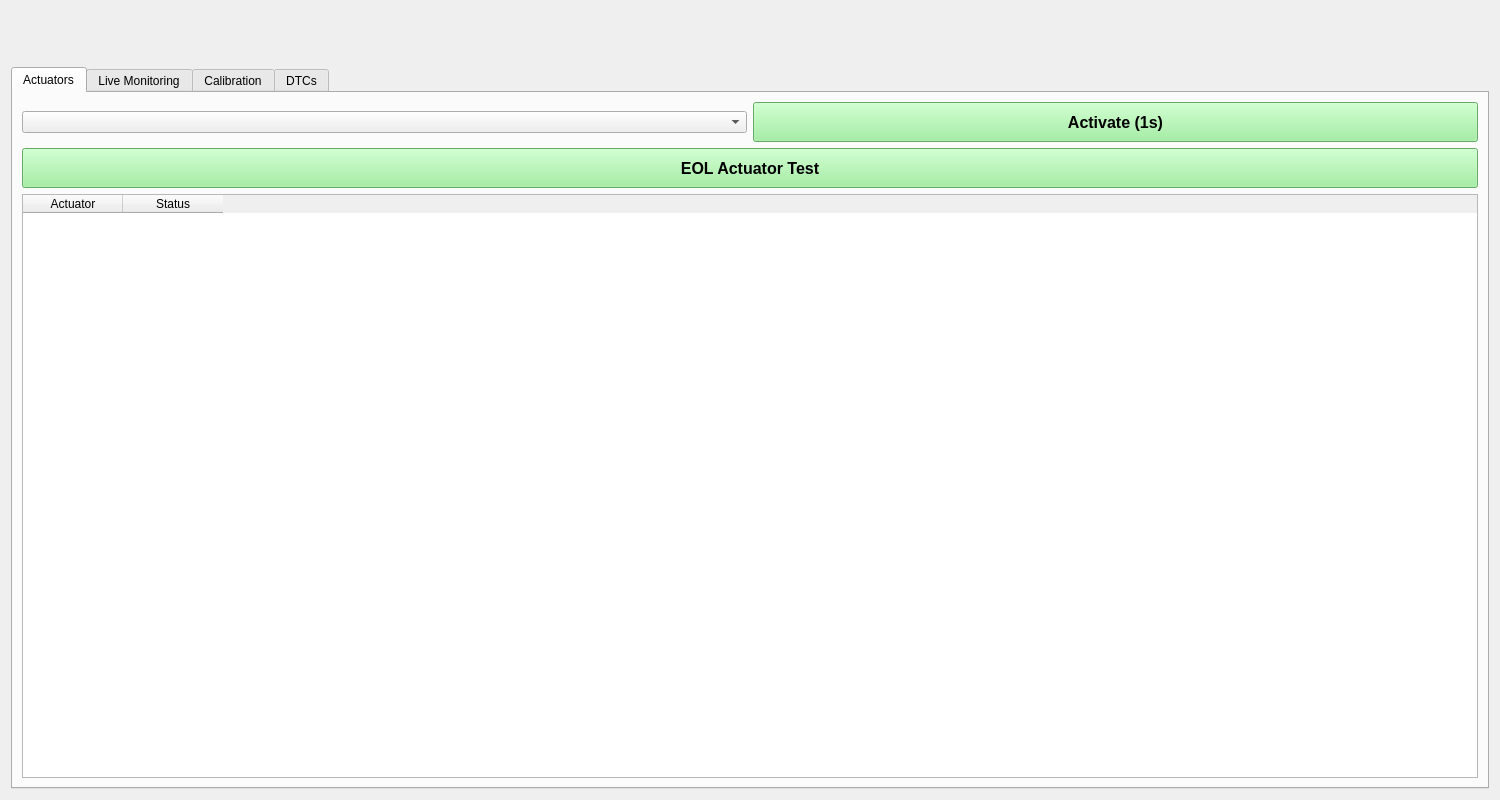
<?xml version="1.0" encoding="UTF-8"?>
<ui version="4.0">
 <class>DiagnosticGUI</class>
 <widget class="QWidget" name="DiagnosticGUI">
  <property name="windowTitle">
   <string>HES - ESC Diagnostic Tester</string>
  </property>
  <property name="geometry">
   <rect><x>0</x><y>0</y><width>1500</width><height>800</height></rect>
  </property>
  <layout class="QVBoxLayout" name="mainLayout">
   <item>
    <layout class="QHBoxLayout" name="headerLayout">
     <item>
      <spacer name="horizontalSpacer">
       <property name="orientation"><enum>Qt::Horizontal</enum></property>
      </spacer>
     </item>
     <item>
      <widget class="QLabel" name="logo_label">
       <property name="pixmap"><pixmap>../assets/logo.png</pixmap></property>
       <property name="scaledContents"><bool>true</bool></property>
       <property name="minimumSize"><size><width>80</width><height>50</height></size></property>
       <property name="maximumSize"><size><width>80</width><height>50</height></size></property>
       <property name="alignment"><set>Qt::AlignRight|Qt::AlignVCenter</set></property>
      </widget>
     </item>
    </layout>
   </item>
   <item>
    <widget class="QTabWidget" name="tabs">

     <!-- Actuators tab -->
     <widget class="QWidget" name="tab_actuators">
      <attribute name="title"><string>Actuators</string></attribute>
      <layout class="QVBoxLayout" name="layout_tab_actuators">
       <item>
        <layout class="QHBoxLayout" name="layout_dropdown_button">
         <item>
          <widget class="QComboBox" name="actuator_select"/>
         </item>
         <item>
          <widget class="QPushButton" name="btn_activate">
           <property name="text"><string>Activate (1s)</string></property>
           <property name="minimumSize"><size><width>120</width><height>40</height></size></property>
           <property name="font"><font><pointsize>12</pointsize><bold>true</bold></font></property>
           <property name="styleSheet"><string>background-color: lightgreen;</string></property>
          </widget>
         </item>
        </layout>
       </item>
       <item>
        <widget class="QPushButton" name="btn_run_all">
         <property name="text"><string>EOL Actuator Test</string></property>
         <property name="minimumSize"><size><width>120</width><height>40</height></size></property>
         <property name="font"><font><pointsize>12</pointsize><bold>true</bold></font></property>
         <property name="styleSheet"><string>background-color: lightgreen;</string></property>
        </widget>
       </item>
       <item>
        <widget class="QTableWidget" name="actuator_table">
         <property name="columnCount"><number>2</number></property>
         <column><property name="text"><string>Actuator</string></property></column>
         <column><property name="text"><string>Status</string></property></column>
        </widget>
       </item>
      </layout>
     </widget>

     <!-- Monitoring tab -->
     <widget class="QWidget" name="tab_monitoring">
      <attribute name="title"><string>Live Monitoring</string></attribute>
      <layout class="QVBoxLayout" name="layout_tab_monitoring">
       <item>
        <layout class="QHBoxLayout" name="layout_monitor_split">
         <item>
          <layout class="QVBoxLayout" name="graph_layout"/>
         </item>
         <item>
          <widget class="QScrollArea" name="scroll_signals">
           <property name="widgetResizable"><bool>true</bool></property>
           <widget class="QWidget" name="scrollAreaWidgetContents">
            <layout class="QGridLayout" name="grid_signals">
             <property name="horizontalSpacing"><number>40</number></property>
             <property name="verticalSpacing"><number>10</number></property>
            </layout>
           </widget>
          </widget>
         </item>
        </layout>
       </item>
       <item>
        <layout class="QHBoxLayout" name="layout_monitor_buttons">
         <item>
          <widget class="QPushButton" name="btn_start_monitoring">
           <property name="text"><string>Start Monitoring</string></property>
           <property name="minimumSize"><size><width>120</width><height>40</height></size></property>
           <property name="font"><font><pointsize>12</pointsize><bold>true</bold></font></property>
           <property name="styleSheet"><string>background-color: lightgreen;</string></property>
          </widget>
         </item>
         <item>
          <widget class="QPushButton" name="btn_stop_monitoring">
           <property name="text"><string>Stop Monitoring</string></property>
           <property name="minimumSize"><size><width>120</width><height>40</height></size></property>
           <property name="font"><font><pointsize>12</pointsize><bold>true</bold></font></property>
           <property name="styleSheet"><string>background-color: lightcoral;</string></property>
          </widget>
         </item>
        </layout>
       </item>
      </layout>
     </widget>

         <!-- Calibration tab -->
<widget class="QWidget" name="tab_calibration">
 <attribute name="title"><string>Calibration</string></attribute>
 <layout class="QVBoxLayout" name="layout_tab_calibration">
  <item>
   <layout class="QHBoxLayout" name="layout_cal_buttons">
    <item>
     <widget class="QPushButton" name="btn_start_sas_cal">
      <property name="text"><string>Start SAS Calibration (F105)</string></property>
      <property name="minimumSize"><size><width>200</width><height>40</height></size></property>
     </widget>
    </item>
    <item>
     <widget class="QPushButton" name="btn_start_yaw_cal">
      <property name="text"><string>Start Yaw Rate Calibration (F106)</string></property>
      <property name="minimumSize"><size><width>200</width><height>40</height></size></property>
     </widget>
    </item>
   </layout>
  </item>
  <item>
   <widget class="QLabel" name="lbl_cal_status">
    <property name="text"><string>Calibration status will appear here.</string></property>
    <property name="minimumSize"><size><width>0</width><height>40</height></size></property>
    <property name="alignment"><set>Qt::AlignLeft|Qt::AlignVCenter</set></property>
   </widget>
  </item>
     <item>
   <widget class="QProgressBar" name="progress_calibration">
    <property name="minimum"><number>0</number></property>
    <property name="maximum"><number>100</number></property>
    <property name="value"><number>0</number></property>
    <property name="textVisible"><bool>true</bool></property>
    <property name="format"><string>Idle</string></property>
   </widget>
  </item>
 </layout>
</widget>

     <!-- DTCs tab (FIXED: now inside QTabWidget) -->
     <widget class="QWidget" name="tab_dtcs">
      <attribute name="title"><string>DTCs</string></attribute>
      <layout class="QVBoxLayout" name="layout_tab_dtcs">
       <item>
        <widget class="QTableWidget" name="dtc_table">
         <property name="columnCount"><number>4</number></property>
         <column><property name="text"><string>Code</string></property></column>
         <column><property name="text"><string>Description</string></property></column>
         <column><property name="text"><string>Status</string></property></column>
            <column><property name="text"><string>Severity</string></property></column>
        </widget>
       </item>
       <item>
        <layout class="QHBoxLayout" name="layout_dtc_buttons">
         <item>
          <widget class="QPushButton" name="btn_read_dtcs">
           <property name="text"><string>Read DTCs</string></property>
              <property name="minimumSize"><size><width>120</width><height>40</height></size></property>
           <property name="font"><font><pointsize>12</pointsize><bold>true</bold></font></property>
           <property name="styleSheet"><string>background-color: yellow;</string></property>
          </widget>
         </item>
         <item>
          <widget class="QPushButton" name="btn_clear_dtcs">
           <property name="text"><string>Clear DTCs</string></property>
              <property name="minimumSize"><size><width>120</width><height>40</height></size></property>
           <property name="font"><font><pointsize>12</pointsize><bold>true</bold></font></property>
           <property name="styleSheet"><string>background-color: lightgreen;</string></property>
          </widget>
         </item>
        </layout>
       </item>
      </layout>
     </widget>

    </widget> <!-- closes QTabWidget -->
   </item>
  </layout>
 </widget>
 <resources/>
 <connections/>
</ui>
